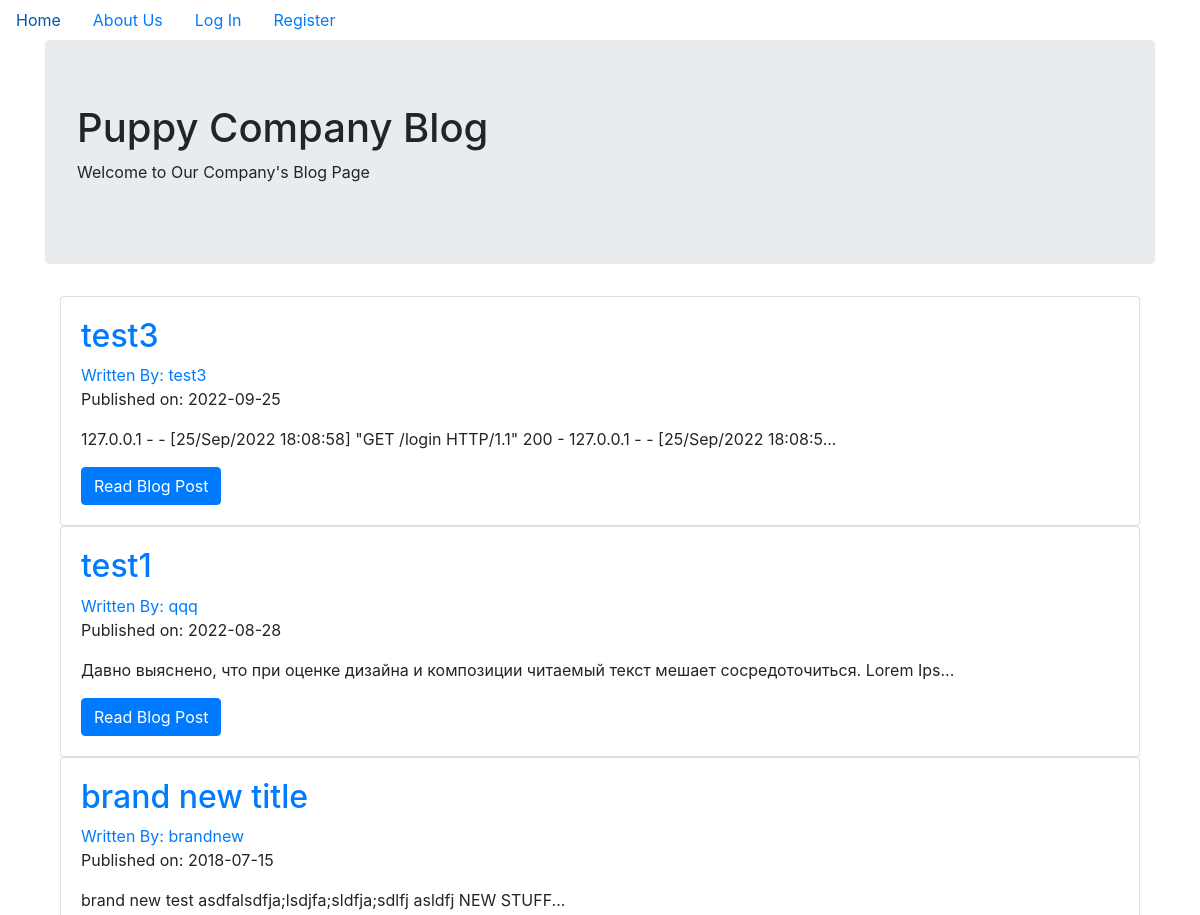
Before: / (upper part) with the older database file.
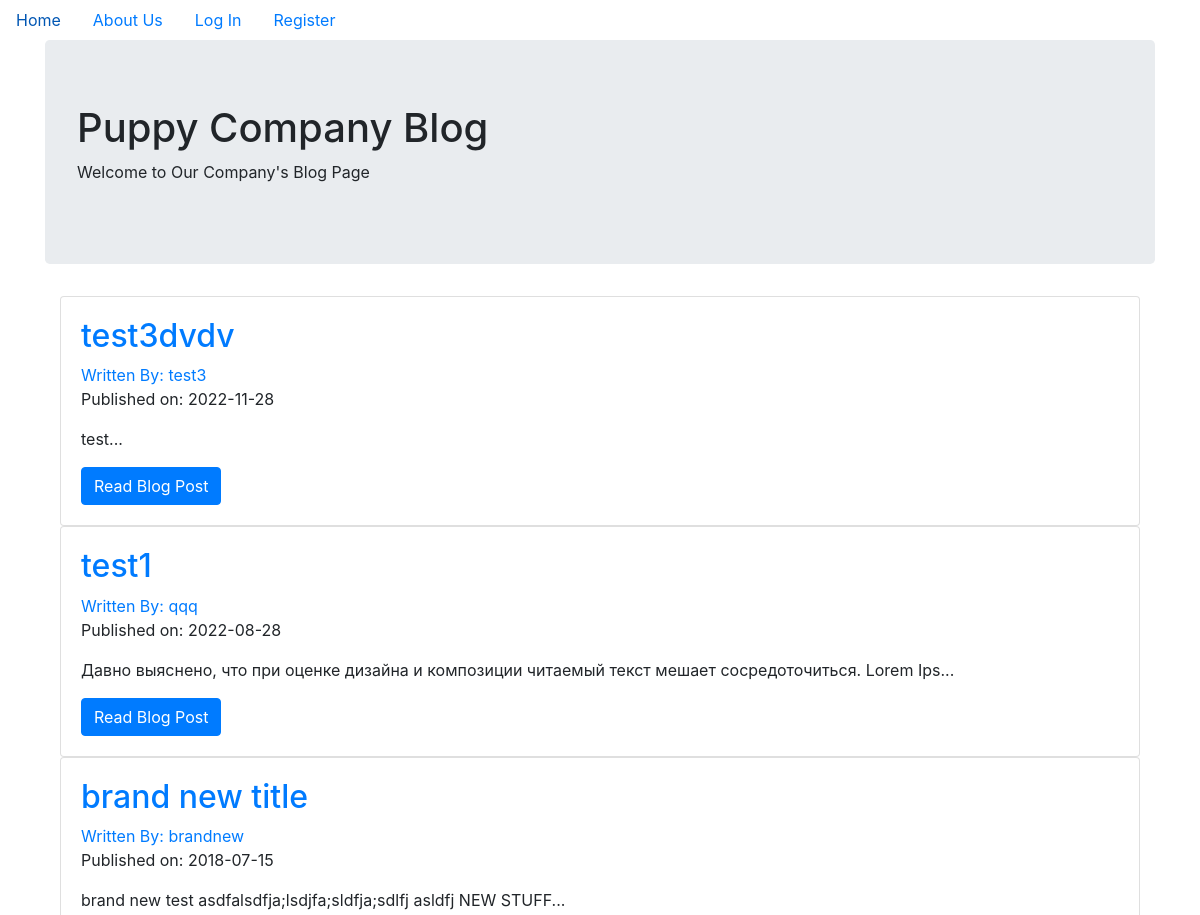
After: the same page with the newer database file.
### puppycompanyblog/models.py (models this page shows, shortened)
class BlogPost(db.Model):
    users = db.relationship(User)
    id = db.Column(db.Integer, primary_key=True)
    user_id = db.Column(db.Integer, db.ForeignKey('users.id'), nullable=False)
    date = db.Column(db.DateTime, nullable=False, default=datetime.utcnow)
    title = db.Column(db.String(140), nullable=False)
    text = db.Column(db.Text, nullable=False)

class User(db.Model, UserMixin):
    __tablename__ = 'users'
    id = db.Column(db.Integer, primary_key = True)
    profile_image = db.Column(db.String(20), nullable=False, default='default_profile.png')
    email = db.Column(db.String(64), unique=True, index=True)
    username = db.Column(db.String(64), unique=True, index=True)
    password_hash = db.Column(db.String(128))
    posts = db.relationship('BlogPost', backref='author', lazy=True)

### puppycompanyblog/core/views.py (the view)
@core.route('/')
def index():
    page = request.args.get('page', 1, type=int)
    blog_posts = BlogPost.query.order_by(BlogPost.date.desc()).paginate(page=page, per_page=10)
    return render_template('index.html',blog_posts=blog_posts)

### puppycompanyblog/templates/index.html (shortened to what this page needs)
{% extends "base.html" %}
{% block content %}
  <div class="jumbotron">
    <h1>Puppy Company Blog</h1>
    <p>Welcome to Our Company's Blog Page</p>
  </div>
  <div class="container">
    {% for post in blog_posts.items %}
    <div class="card" >
      <div class="card-body">
        <h2><a class="card-title" href="  {{ url_for('blog_posts.blog_post', blog_post_id=post.id) }}">{{ post.title }}</a></h2>
        <a href="{{ url_for('users.user_posts', username=post.author.username) }}">Written By: {{ post.author.username }}</a>
        <p>Published on: {{ post.date.strftime('%Y-%m-%d') }}</p>
        <p class="card-text">{{ post.text[:100] }}...</p>
        <a href="{{ url_for('blog_posts.blog_post', blog_post_id=post.id) }}" class="btn btn-primary">Read Blog Post</a>
      </div>
    </div>
   {% endfor %}
{% endblock %}

Changed rows visible on the page:
changed BlogPost "test3": title "test3" → "test3dvdv"; date "2022-09-25" → "2022-11-28"; text "127.0.0.1 - - [25/Sep/2022 18:08:58] \"GET /login HTTP/1.1\" 200 - 127.0.0.1 - - [25/Sep/2022 18:08:5" → "test"
